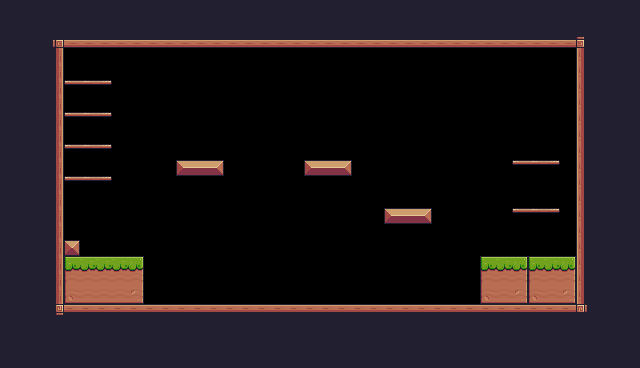

Rendered tile map (Tiled .tmx) drawn with the repository's tilesets; below, a short description and the full map source, tile grids included:
An orthogonal 40x23 tile map with 16x16 px tiles, 1 tile layer (Background) and 18 objects (6x Platform, Player).

<map version="1.10" tiledversion="1.11.2" orientation="orthogonal" renderorder="right-down" width="40" height="23" tilewidth="16" tileheight="16" infinite="0" nextlayerid="4" nextobjectid="31">
 <tileset firstgid="1" source="MemoAdventure.tsx" />
 <layer id="1" name="Background" width="40" height="23">
  <data encoding="csv">
24,24,24,24,24,24,24,24,24,24,24,24,24,24,24,24,24,24,24,24,24,24,24,24,24,24,24,24,24,24,24,24,24,24,24,24,24,24,24,24,
24,24,24,24,24,24,24,24,24,24,24,24,24,24,24,24,24,24,24,24,24,24,24,24,24,24,24,24,24,24,24,24,24,24,24,24,24,24,24,24,
24,24,24,92,134,134,134,134,134,134,134,134,134,134,134,134,134,134,134,134,134,134,134,134,134,134,134,134,134,134,134,134,134,134,134,134,93,24,24,24,
24,24,24,113,0,0,0,0,0,0,0,0,0,0,0,0,0,0,0,0,0,0,0,0,0,0,0,0,0,0,0,0,0,0,0,0,111,24,24,24,
24,24,24,113,0,0,0,0,0,0,0,0,0,0,0,0,0,0,0,0,0,0,0,0,0,0,0,0,0,0,0,0,0,0,0,0,111,24,24,24,
24,24,24,113,40,41,42,0,0,0,0,0,0,0,0,0,0,0,0,0,0,0,0,0,0,0,0,0,0,0,0,0,0,0,0,0,111,24,24,24,
24,24,24,113,0,0,0,0,0,0,0,0,0,0,0,0,0,0,0,0,0,0,0,0,0,0,0,0,0,0,0,0,0,0,0,0,111,24,24,24,
24,24,24,113,40,41,42,0,0,0,0,0,0,0,0,0,0,0,0,0,0,0,0,0,0,0,0,0,0,0,0,0,0,0,0,0,111,24,24,24,
24,24,24,113,0,0,0,0,0,0,0,0,0,0,0,0,0,0,0,0,0,0,0,0,0,0,0,0,0,0,0,0,0,0,0,0,111,24,24,24,
24,24,24,113,40,41,42,0,0,0,0,0,0,0,0,0,0,0,0,0,0,0,0,0,0,0,0,0,0,0,0,0,0,0,0,0,111,24,24,24,
24,24,24,113,0,0,0,0,0,0,0,13,14,15,0,0,0,0,0,13,14,15,0,0,0,0,0,0,0,0,0,0,40,41,42,0,111,24,24,24,
24,24,24,113,40,41,42,0,0,0,0,0,0,0,0,0,0,0,0,0,0,0,0,0,0,0,0,0,0,0,0,0,0,0,0,0,111,24,24,24,
24,24,24,113,0,0,0,0,0,0,0,0,0,0,0,0,0,0,0,0,0,0,0,0,0,0,0,0,0,0,0,0,0,0,0,0,111,24,24,24,
24,24,24,113,0,0,0,0,0,0,0,0,0,0,0,0,0,0,0,0,0,0,0,0,13,14,15,0,0,0,0,0,40,41,42,0,111,24,24,24,
24,24,24,113,0,0,0,0,0,0,0,0,0,0,0,0,0,0,0,0,0,0,0,0,0,0,0,0,0,0,0,0,0,0,0,0,111,24,24,24,
24,24,24,113,35,0,0,0,0,0,0,0,0,0,0,0,0,0,0,0,0,0,0,0,0,0,0,0,0,0,0,0,0,0,0,0,111,24,24,24,
24,24,24,113,7,8,8,8,9,0,0,0,0,0,0,0,0,0,0,0,0,0,0,0,0,0,0,0,0,0,7,8,9,7,8,9,111,24,24,24,
24,24,24,113,29,30,30,30,31,0,0,0,0,0,0,0,0,0,0,0,0,0,0,0,0,0,0,0,0,0,29,30,31,29,30,31,111,24,24,24,
24,24,24,113,51,52,52,52,53,0,0,0,0,0,0,0,0,0,0,0,0,0,0,0,0,0,0,0,0,0,51,52,53,51,52,53,111,24,24,24,
24,24,24,114,90,90,90,90,90,90,90,90,90,90,90,90,90,90,90,90,90,90,90,90,90,90,90,90,90,90,90,90,90,90,90,90,115,24,24,24,
24,24,24,24,24,24,24,24,24,24,24,24,24,24,24,24,24,24,24,24,24,24,24,24,24,24,24,24,24,24,24,24,24,24,24,24,24,24,24,24,
24,24,24,24,24,24,24,24,24,24,24,24,24,24,24,24,24,24,24,24,24,24,24,24,24,24,24,24,24,24,24,24,24,24,24,24,24,24,24,24,
24,24,24,24,24,24,24,24,24,24,24,24,24,24,24,24,24,24,24,24,24,24,24,24,24,24,24,24,24,24,24,24,24,24,24,24,24,24,24,24
</data>
 </layer>
 <objectgroup id="3" name="Collisions" class="Collisions">
  <object id="10" x="48" y="32" width="544" height="16" />
  <object id="11" x="48" y="32" />
  <object id="12" x="48" y="32" width="16" height="288" />
  <object id="13" x="48" y="304" width="544" height="16" />
  <object id="14" x="576" y="32" width="16" height="288" />
  <object id="15" x="176" y="160" width="48" height="16" />
  <object id="16" x="304" y="160" width="48" height="16" />
  <object id="17" x="384" y="208" width="48" height="16" />
  <object id="18" type="Platform" x="512" y="208" width="48" height="16" />
  <object id="21" type="Platform" x="512" y="160" width="48" height="16" />
  <object id="22" type="Platform" x="64" y="176" width="48" height="16" />
  <object id="23" type="Platform" x="64" y="144" width="48" height="16" />
  <object id="24" type="Platform" x="64" y="112" width="48" height="16" />
  <object id="25" type="Platform" x="64" y="80" width="48" height="16" />
  <object id="28" x="64" y="240" width="16" height="16" />
  <object id="29" x="64" y="256" width="80" height="48" />
  <object id="30" x="480" y="256" width="96" height="48" />
 </objectgroup>
 <objectgroup id="2" name="Spawnpoints">
  <object id="6" name="Player" type="Player" x="304.3" y="255.718" width="31.3775" height="31.3775">
   <properties>
    <property name="BackgroundColor" value="Gray" />
   </properties>
  </object>
 </objectgroup>
</map>
